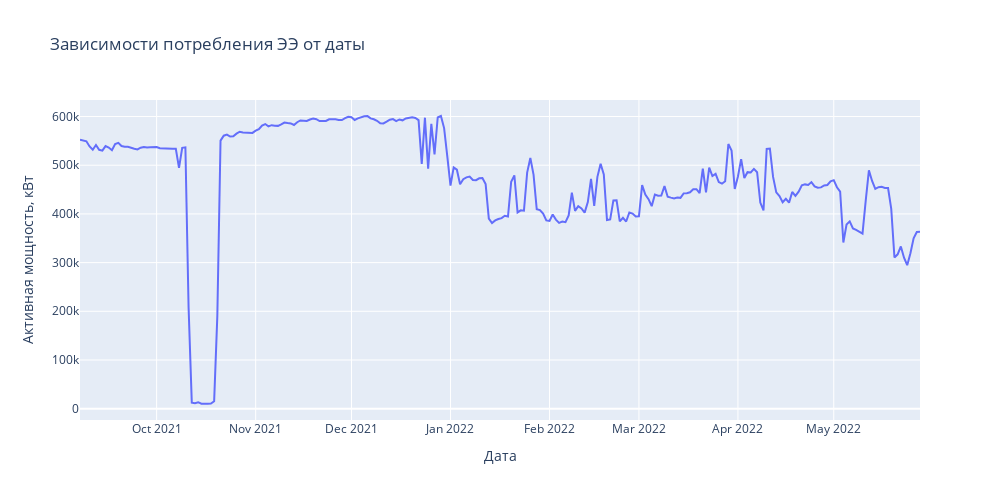

Write notebook code for a chart like this one.
### Code cell
fig = px.line(
    data_frame=df_grouped, 
    x='Дата',
    y='Активная мощность, кВт', 
    height=500, 
    width=1000, 
    title='Зависимости потребления ЭЭ от даты' 
)
fig.show()

### Figure 1 — Plotly figure (JSON) as saved in the notebook; plotly's stock layout.template omitted (floating-point values rounded to 4 significant figures; data arrays with more than 128 entries replaced by an {"elided": "..."} marker saying what was removed)
{"data": [{"hovertemplate": "Дата=%{x}<br>Активная мощность, кВт=%{y}<extra></extra>", "legendgroup": "", "line": {"color": "#636efa", "dash": "solid"}, "marker": {"symbol": "circle"}, "mode": "lines", "name": "", "orientation": "v", "showlegend": false, "type": "scatter", "x": {"elided": "264 str values"}, "xaxis": "x", "y": {"elided": "264 int values"}, "yaxis": "y"}], "layout": {"height": 500, "legend": {"tracegroupgap": 0}, "title": {"text": "Зависимости потребления ЭЭ от даты"}, "width": 1000, "xaxis": {"anchor": "y", "domain": [0, 1], "title": {"text": "Дата"}}, "yaxis": {"anchor": "x", "domain": [0, 1], "title": {"text": "Активная мощность, кВт"}}}}
